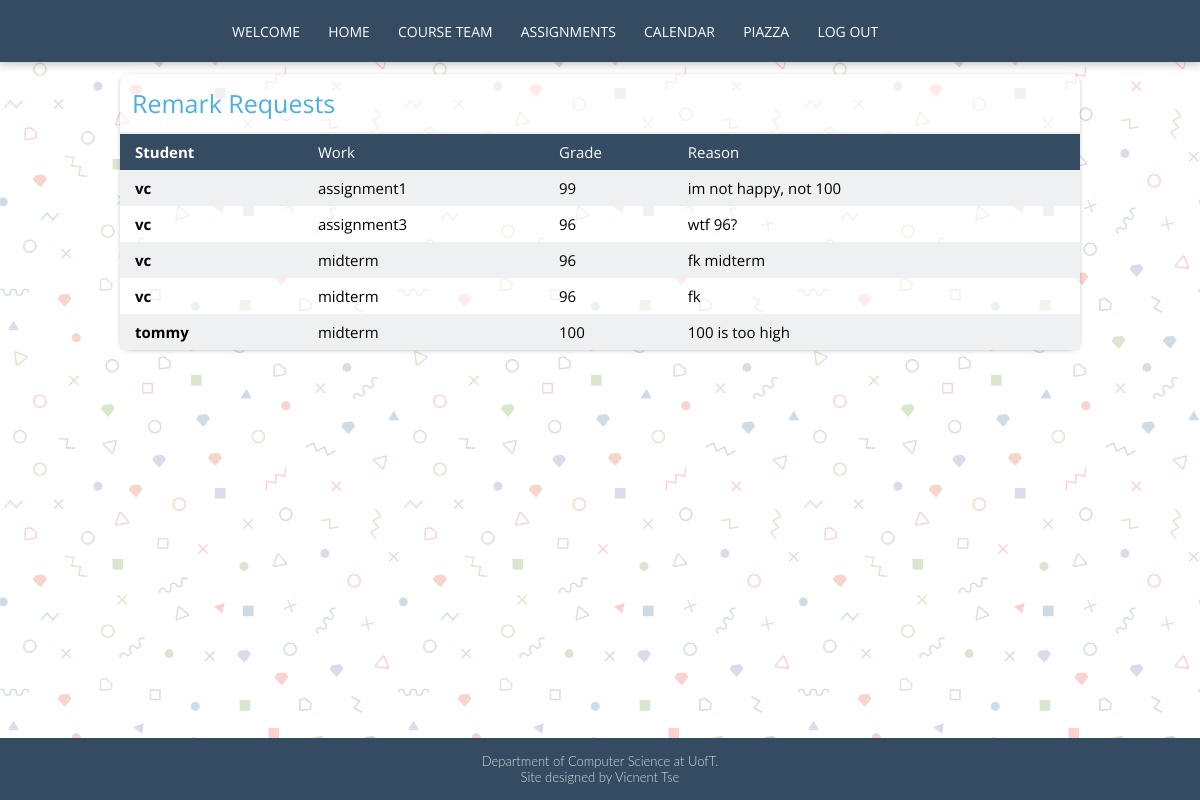
/remarks (signed in), run on the app's committed database.
### tables this page shows
CREATE TABLE "Remark" (
	"mark_id"	INTEGER,
	"reason"	TEXT
);

CREATE TABLE "Mark" (
	"mark_id"	INTEGER NOT NULL UNIQUE,
	"name"	TEXT,
	"grade"	NUMERIC,
	"username"	TEXT,
	PRIMARY KEY("mark_id" AUTOINCREMENT)
);

### app.py (the view)
@app.route('/remarks')
def remarks():
    if 'username' not in session:
        return redirect('/login')
    if not session['admin']:
        return redirect('/')
    db = get_db()
    db.row_factory = make_dicts
    remarks = query_db(
        'SELECT * FROM Remark, Mark WHERE Remark.mark_id = Mark.mark_id')
    db.close()
    return render_template('remarks.html', remarks=remarks)

### app.py (called while the page is built)
def get_db():
    db = getattr(g, '_database', None)
    if db is None:
        db = g._database = sqlite3.connect(DATABASE)
    return db

def query_db(query, args=(), one=False):
    cur = get_db().execute(query, args)
    rv = cur.fetchall()
    cur.close()
    return (rv[0] if rv else None) if one else rv

def make_dicts(cursor, row):
    return dict((cursor.description[idx][0], value)
                for idx, value in enumerate(row))

@app.teardown_appcontext
def close_connection(exception):
    db = getattr(g, '_database', None)
    if db is not None:
        db.close()

### templates/remarks.html (shortened to what this page needs)
{% extends "base.html" %}
{% block content %}
    <section class="section">
      <h2>Remark Requests</h2>
        <div class="info table-info">
          <div class="table assignment">
            <div class="heading">
              <div class="cell"><p>Student</p></div>
              <div class="cell"><p>Work</p></div>
              <div class="cell"><p>Grade</p></div>
              <div class="cell"><p>Reason</p></div>
            </div>
            {% for remark in remarks %}
            <div class="row">
              <div class="cell"><p>{{ remark.username }}</p></div>
              <div class="cell"><p>{{ remark.name }}</p></div>
              <div class="cell"><p>{{ remark.grade }}</p></div>
              <div class="cell"><p>{{ remark.reason }}</p></div>
            </div>
            {% endfor %}
          </div>
        </div>
    </section>
{% endblock %}

### static/style/style.css (style rules this page uses)
html, body, ul, p { margin: 0; padding: 0; font-family: 'Open Sans', sans-serif; height: 100%; word-wrap: break-word; }
body { background-image: url('../image/background1.png'); background-repeat: repeat; }
.section { box-shadow: 0 1px 4px rgba(0, 0, 0, 0.2); background-color: rgba(255, 255, 255, 0.6); margin: 14px 0; margin-bottom: 0; transition: margin-bottom 0.2 ease-in; border-radius: 10px; }
.section h2 { margin: 0; padding: 12px; border-bottom: 2px solid #EEE; font-weight: 400; font-size: 25px; color: #4bAFE0; }
.section .info { padding: 12px; font-size: 15px; }
.info.table-info { padding: 0; }
.table { display: table; width: 100%; border: 0; }
.table .heading { display: table-row; text-align: left; background-color: #354B61; }
.heading .cell { color: #FFF; }
.row { display: table-row; transition: background-color 0.2s ease-in; }
.row:nth-child(2n) { background: #eff0f1; }
.cell { display: table-cell; padding: 8px 5px; }
.table.assignment .cell:first-child { padding-left: 15px; font-weight: 700; }

### data on the page
Remark: username "vc", name "assignment1", grade "99", reason "im not happy, not 100"
Remark: username "vc", name "assignment3", grade "96", reason "wtf 96?"
Remark: username "vc", name "midterm", grade "96", reason "fk midterm"
Remark: username "vc", name "midterm", grade "96", reason "fk"
Remark: username "tommy", name "midterm", grade "100", reason "100 is too high"
